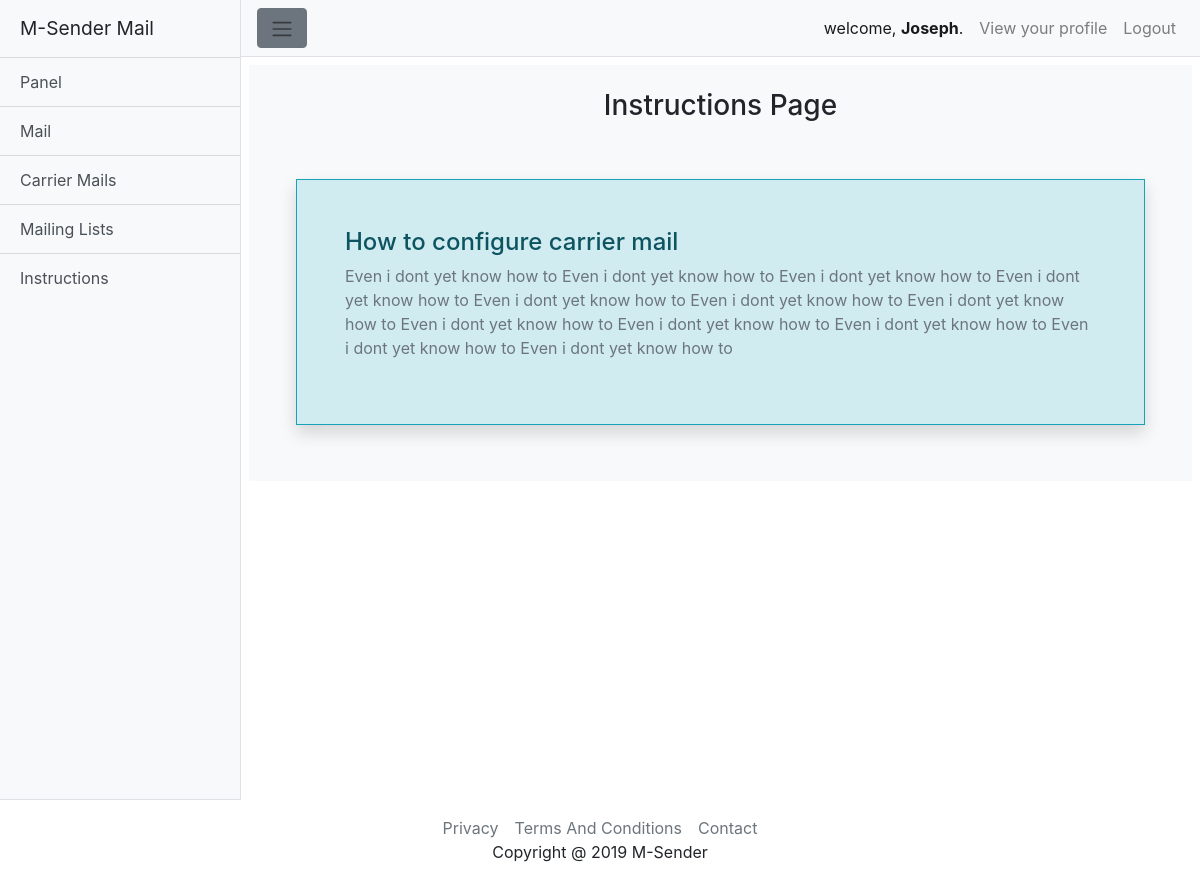
The page /mailapp/instructions/ (signed in) on the database its author committed.
### mailapp/models.py (models this page shows, shortened)
class Instructions(models.Model):
    title = models.CharField(max_length=200)
    description = models.TextField()
    class Meta:
        verbose_name = 'instruction'

### mailapp/views.py (the view)
# urls.py: path('instructions/', views.instructions_page, name='instructions'),
@login_required
def instructions_page(request):
    context = {
        'instructions': Instructions.objects.all(),
    }
    return render(request, 'mailapp/instructions.html', context)

### mailapp/templates/mailapp/instructions.html (shortened to what this page needs)
{% extends 'mailapp/base.html' %}
{% block body %}
  <div class="row bg-light m-2">
    <div class="col m-2">
      <h3 class="my-3 text-center">Instructions Page</h3>
      {% if instructions %}
      <div class="m-2 p-3 mb-2">
      {% for instruction in instructions %}
        <div class="border border-info alert-info shadow my-4 p-5">
          <h4 class="">{{instruction.title}}</h4>
          <p class="text-muted">{{instruction.description}}</p>
        </div>
      {% endfor %}
      </div>
      {% endif %}
    </div>
  </div>
{% endblock %}

### mailapp/templates/mailapp/base.html (shortened to what this page needs)
<!DOCTYPE html>
<html lang="en">
  <head>
    {% load static %}
    <link href="{% static 'mailapp/style/vendor/bootstrap/css/bootstrap.min.css' %}"  rel="stylesheet" >
    <link href="{% static 'mailapp/style/css/simple-sidebar.css'%}"  rel="stylesheet" >
    <link href="{% static 'mailapp/style/css/style.css'%}"  rel="stylesheet" >
  </head>
  <body>
    <div class="d-flex " id="wrapper">
      <div class="bg-light border-right border-bottom" id="sidebar-wrapper">
        <div class="sidebar-heading">M-Sender Mail</div>
        <div class="list-group list-group-flush">
          <a href="{% url 'mailapp:panel' %}" class="list-group-item list-group-item-action bg-light ">Panel</a>
          <a href="{% url 'mailapp:mail' %}" class="list-group-item list-group-item-action bg-light ">Mail</a>
          <a href="{% url 'mailapp:carriermail' %}" class="list-group-item list-group-item-action bg-light ">Carrier Mails</a>
          <a href="{% url 'mailapp:maillistall' %}" class="list-group-item list-group-item-action bg-light ">Mailing Lists</a>
          <a href="{% url 'mailapp:instructions' %}" class="list-group-item list-group-item-action bg-light ">Instructions</a>
        </div>
      </div>
      <div id="page-content-wrapper">
        <nav class="navbar navbar-expand-lg navbar-light bg-light border-bottom">
            <button class="btn btn-secondary" id="menu-toggle">
              <span class="navbar-toggler-icon"></span>
            </button>
          <div class="collapse navbar-collapse" id="navbarSupportedContent">
            <ul class="navbar-nav ml-auto mt-2 mt-lg-0">
              <li class="nav-item active">
                  <a class="nav-link " >welcome, <b>{{user.username}}</b>. <span class="sr-only">(current)</span></a>
              </li>
              <li class="nav-item">
                <a class="nav-link " href="{% url 'mailapp:profile' %}">View your profile</a>
              </li>
              <li class="nav-item">
                <a class="nav-link " href="{% url 'userapp:logout' %}">Logout</a>
              </li>
            </ul>
          </div>
        </nav>
  {% block body %}
  {% endblock %}
  </div>
  </div>
  <footer class="py-3 bg-transparent text-center">
    <div class="container">
      <span class="text-capitalize"><a class="text-muted" href="">Privacy</a><a class="text-muted mx-3" href="">Terms and conditions</a><a class="text-muted" href="">Contact</a><br>
        copyright @ 2019 M-sender</span>
    </div>
  </footer>
  </body>
</html>

### mailapp/static/mailapp/style/css/simple-sidebar.css (style rules this page uses)
body { overflow-x: hidden; }
#sidebar-wrapper { min-height: 100vh; margin-left: -15rem; -webkit-transition: margin .25s ease-out; -moz-transition: margin .25s ease-out; -o-transition: margin .25s ease-out; transition: margin .25s ease-out; }
#sidebar-wrapper .sidebar-heading { padding: 0.875rem 1.25rem; font-size: 1.2rem; }
#sidebar-wrapper .list-group { width: 15rem; }
#page-content-wrapper { min-width: 100vw; }
@media (min-width: 768px) { #sidebar-wrapper { margin-left: 0; } }
@media (min-width: 768px) { #page-content-wrapper { min-width: 0; width: 100%; } }

### rows shown on the page
Instructions: title "How to configure carrier mail", description "Even i dont yet know how to Even i dont yet know how to Even i dont yet know how to Even i dont yet know how to Even i dont yet know how to Even i dont yet know how to Even i dont yet know how to Even i dont yet know how to Even i dont yet know how to Even i dont yet know how to Even i dont yet know how to Even i dont yet know how to"

### other values the page prints
{{ user.username }} "Joseph"
